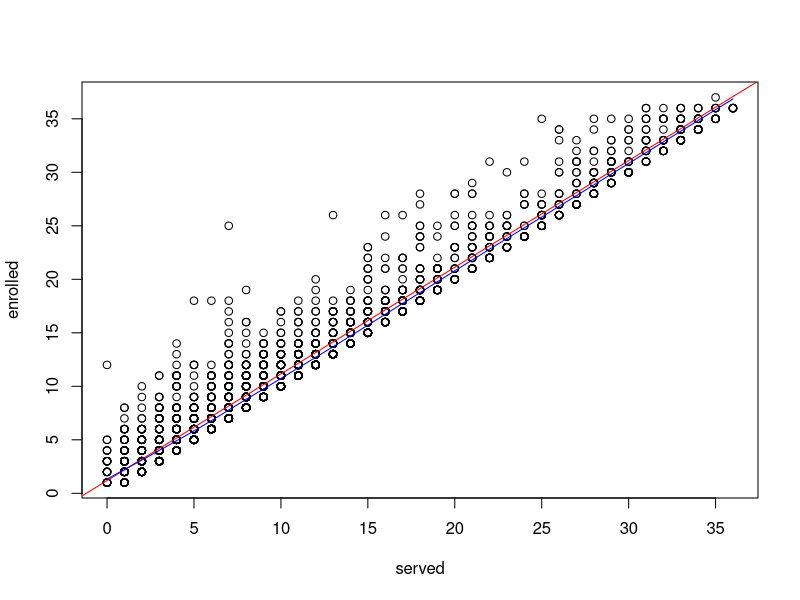

Recreate this plot in R.

# Read in the data
data_2013=read.csv("SUCCESS Initiative Query SFY 13 Federal Codes.csv",header=TRUE)

# Set up the x y variables
enrolled <- (data_2013$Months.Enrolled)
served <- (data_2013$Months.Served)
exitcode <- (data_2013$Federal.Code)
exitreason <-(data_2013$Federal.Exit.Reason)



# Scatter Plot
plot(served, enrolled)

# Fit lines
abline(lm(enrolled~served), col="red")
lines(lowess(served,enrolled), col="blue")
